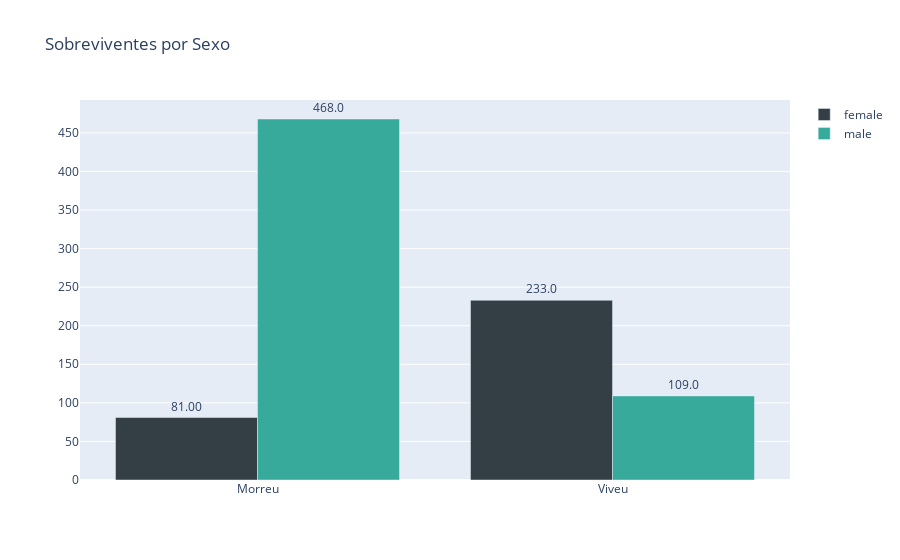

Notebook source saved alongside this figure:
### Code cell
sex_survived = train.groupby(['Survived','Sex'],as_index=False).agg({'PassengerId':'count'})
sex_survived['Survived_label'] = sex_survived.Survived.map(lambda x: 'Morreu' if x==0 else 'Viveu')
fig = px.bar(sex_survived,
             text='PassengerId',
             x='Survived_label', y='PassengerId',
             color='Sex',barmode='group',
             title='Sobreviventes por Sexo',
             labels={'Survived_label':'','PassengerId':'','Sex':''},
             color_discrete_sequence=colors
             )
fig.update_traces(texttemplate='%{text:.4s}', textposition='outside')
fig.update_layout(uniformtext_minsize=8, uniformtext_mode='hide')
fig.show()

### Figure 1 — Plotly figure (JSON) as saved in the notebook; plotly's stock layout.template omitted (floating-point values rounded to 4 significant figures)
{"data": [{"alignmentgroup": "True", "hovertemplate": "=%{text}<extra></extra>", "legendgroup": "female", "marker": {"color": "#333F44", "pattern": {"shape": ""}}, "name": "female", "offsetgroup": "female", "orientation": "v", "showlegend": true, "text": [81, 233], "textposition": "outside", "texttemplate": "%{text:.4s}", "type": "bar", "x": ["Morreu", "Viveu"], "xaxis": "x", "y": [81, 233], "yaxis": "y"}, {"alignmentgroup": "True", "hovertemplate": "=%{text}<extra></extra>", "legendgroup": "male", "marker": {"color": "#37AA9C", "pattern": {"shape": ""}}, "name": "male", "offsetgroup": "male", "orientation": "v", "showlegend": true, "text": [468, 109], "textposition": "outside", "texttemplate": "%{text:.4s}", "type": "bar", "x": ["Morreu", "Viveu"], "xaxis": "x", "y": [468, 109], "yaxis": "y"}], "layout": {"barmode": "group", "legend": {"title": {"text": ""}, "tracegroupgap": 0}, "title": {"text": "Sobreviventes por Sexo"}, "uniformtext": {"minsize": 8, "mode": "hide"}, "xaxis": {"anchor": "y", "domain": [0, 1], "title": {"text": ""}}, "yaxis": {"anchor": "x", "domain": [0, 1], "title": {"text": ""}}}}
